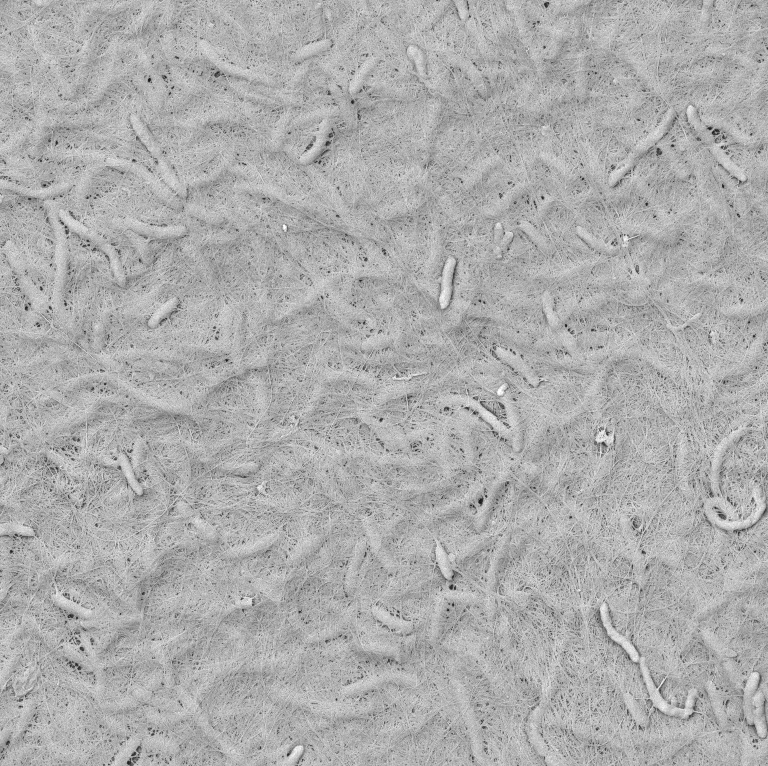
#> input picture PhD_data/paper_3/image_processing/BNC_surface_10kv_5kx_1-tif.tif, 768 x 766 px, found by its file name
$ python scrip_sem_unif.py   (older library calls are emulated)
#> lines starting #> are read from the running program, lines starting #| are printed output that depends on the picture
import matplotlib.pyplot as plt
from skimage import io, feature, color
from skimage.feature import graycomatrix, graycoprops

# Load your SEM images
image1 = io.imread('BNC_surface_10kv_5kx_1-tif.tif')
#> image1 is the input picture: shape (766, 768, 3); min 22, max 255, mean 173.4
image2 = io.imread('BNCPHB2_surface_10kv_5kx_1.tif')
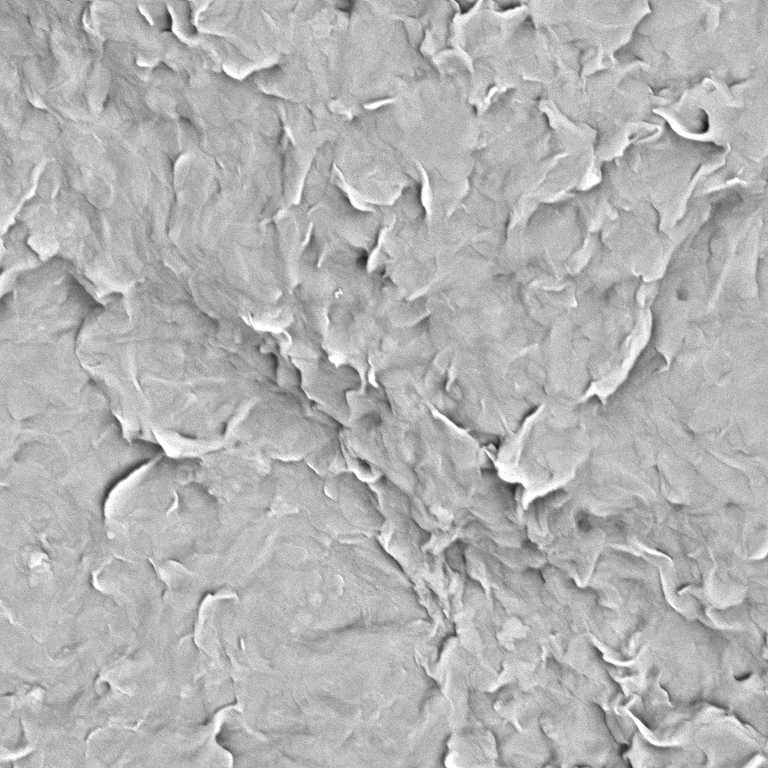
#> input picture PhD_data/paper_3/image_processing/BNCPHB2_surface_10kv_5kx_1.tif, 768 x 768 px, found by its file name
#> image2 is the input picture: shape (768, 768, 3); min 20, max 255, mean 179.3
image3 = io.imread('BNCPHB5_surface_10kv_5kx_1.tif')
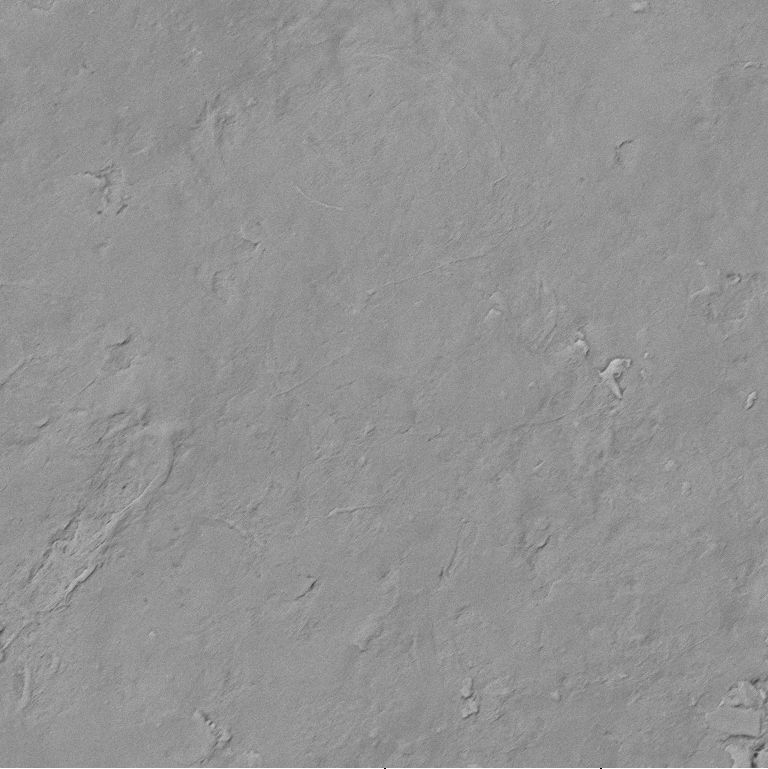
#> input picture PhD_data/paper_3/image_processing/BNCPHB5_surface_10kv_5kx_1.tif, 768 x 769 px, found by its file name
#> image3 is the input picture: shape (769, 768, 3); min 0, max 255, mean 146.7
image4 = io.imread('BNCPHB10_surface_10kv_5kx_1.tif')
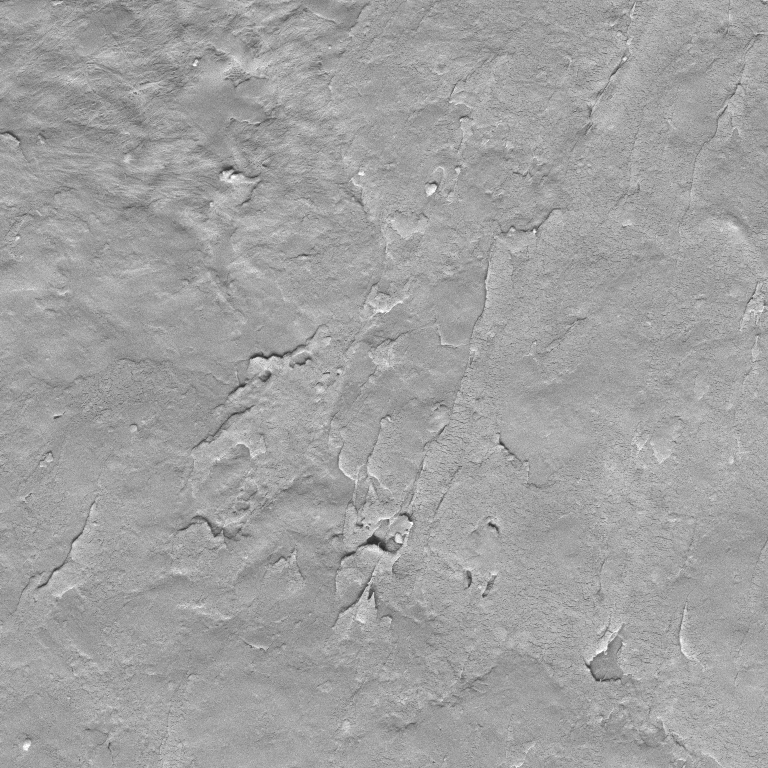
#> input picture PhD_data/paper_3/image_processing/BNCPHB10_surface_10kv_5kx_1.tif, 768 x 768 px, found by its file name
#> image4 is the input picture: shape (768, 768, 3); min 39, max 255, mean 160.8

# Create a list to store the images for easier processing
images = [image1, image2, image3, image4]
image_names = ['BNC', 'BNCPHB2', 'BNCPHB5', 'BNCPHB10']

# Function to calculate texture features
def analyze_texture(image):
    if len(image.shape) > 2:
        image = color.rgb2gray(image)

    image = (image * 255).astype('uint8')

    glcm = graycomatrix(image, distances=[1], angles=[0], levels=256, symmetric=True, normed=True)

    contrast = graycoprops(glcm, 'contrast')[0, 0]
    homogeneity = graycoprops(glcm, 'homogeneity')[0, 0]

    return contrast, homogeneity

# Analyze each image and store the features
texture_features = []
for img in images:
    features = analyze_texture(img)
    texture_features.append(features)
#> this loop made 4 passes
#> (contrast in analyze_texture, homogeneity in analyze_texture) on passes 1 to 4: (391.2, 0.0767), (141.3, 0.112), (58.84, 0.159), (154.1, 0.108)
#> after the loop, texture_features = [(391.2, 0.0767), (141.3, 0.112), (58.84, 0.159), (154.1, 0.108)]

# Separate the features for plotting
contrast = [f[0] for f in texture_features]
#> contrast = [391.2, 141.3, 58.84, 154.1]
homogeneity = [f[1] for f in texture_features]
#> homogeneity = [0.0767, 0.112, 0.159, 0.108]

# Create a figure with custom layout
fig = plt.figure(figsize=(12, 14))
gs = fig.add_gridspec(5, 2, height_ratios=[2, 2, 0.1, 1, 0.1])

# Plot SEM images
for i, (img, name) in enumerate(zip(images, image_names)):
    ax = fig.add_subplot(gs[i // 2, i % 2])
    ax.imshow(img, cmap='gray')
    ax.set_title(name)
    ax.axis('off')
#> this loop made 4 passes
#> name on passes 1 to 4: 'BNC', 'BNCPHB2', 'BNCPHB5', 'BNCPHB10'

# Bar chart for homogeneity
ax_homogeneity = fig.add_subplot(gs[3, 0])
ax_homogeneity.bar(image_names, homogeneity, color='black')
ax_homogeneity.set_title('Homogeneity')
ax_homogeneity.set_ylabel('Value')
ax_homogeneity.tick_params(axis='x', rotation=45)

# Bar chart for contrast
ax_contrast = fig.add_subplot(gs[3, 1])
ax_contrast.bar(image_names, contrast, color='black')
ax_contrast.set_title('Contrast')
ax_contrast.set_ylabel('Value')
ax_contrast.tick_params(axis='x', rotation=45)

# Adjust layout and display
plt.tight_layout()
plt.show()
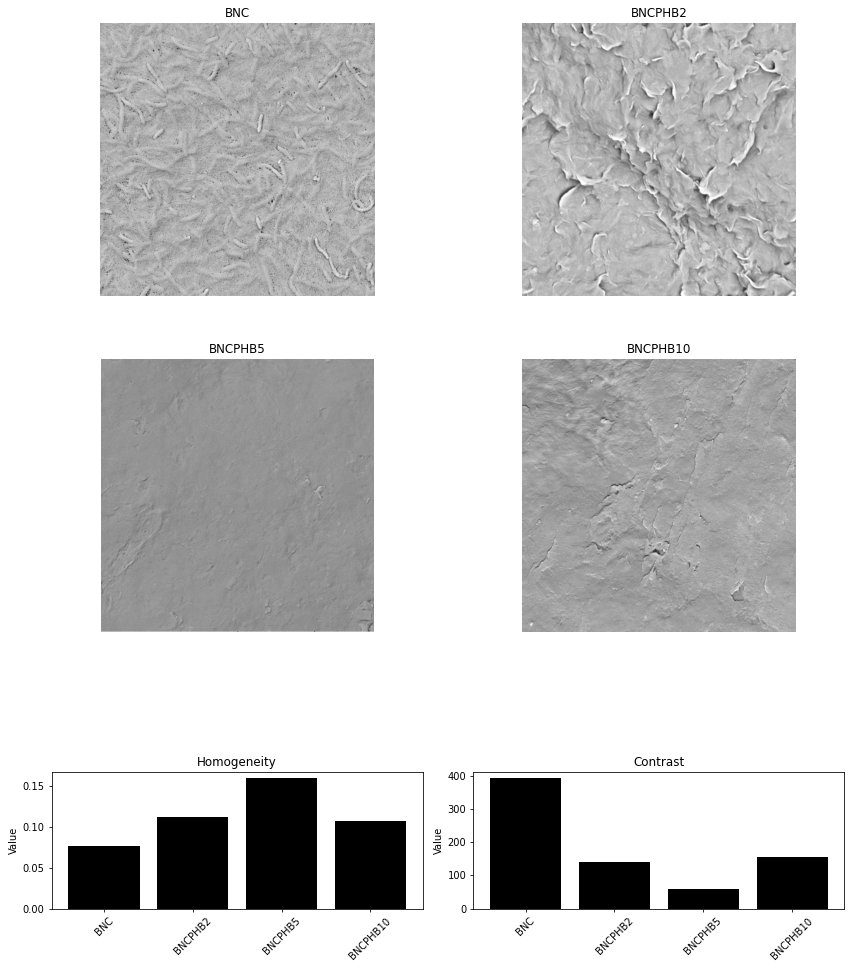
#> figure drawn by matplotlib, 6 panels; panel 5: tallest bar 0.159 high, from x = 1.6 to 2.4; panel 6: tallest bar 391.2 high, from x = -0.4 to 0.4

# Optionally, save the figure
# plt.savefig('sem_images_and_texture_analysis.png', dpi=300, bbox_inches='tight')
